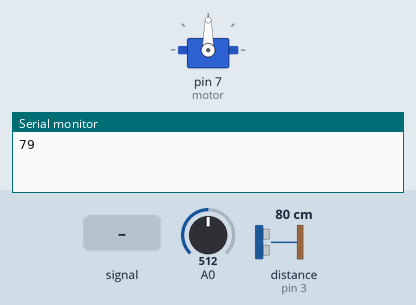
This sketch was run on a simulated Arduino Uno, built with avr-gcc and run on an emulated ATmega328P. Parts: servo, the last lines printed to the serial monitor. Wiring (inferred from the names in the program): ultrasonic range finder: trigger pin 2; echo pin 3. The inputs (shaded band) are chosen by the test bench; at power-on: A0 = 512, distance to the obstacle (sensor on pin 3) 80 cm. The echo pulse lasts 58.3 µs per cm.

Above: at 1.2 s.
1.3 s: A0 fed a 200 Hz sine of ±81 counts around its level
At 3.15 s:
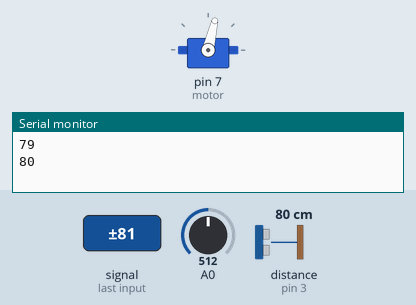
9.0 s: A0 set to 716
At 9.9 s:
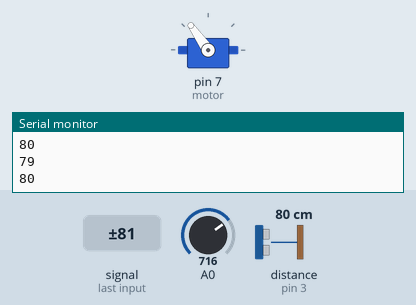
10.5 s: A0 fed a 1000 Hz sine of ±255 counts around its level
At 10.95 s:
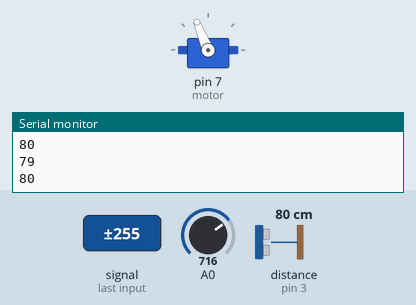
14.4 s: A0 fed a 2 Hz sine of ±306 counts around its level
20.4 s: A0 set to 1023
21.9 s: A0 set to 0
At 23.2 s:
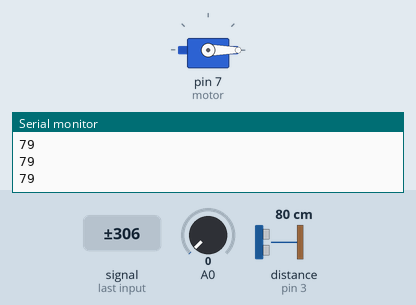
Timing chart, 0 to 24.4 s (numbered marks = the images above; inputs shaded):
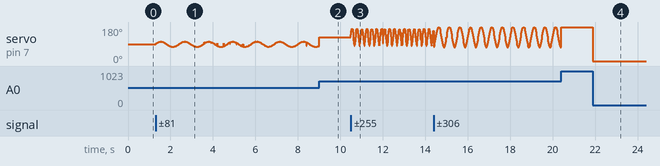

The sketch:

thesis-arduino.ino
```cpp
#include <Servo.h>

Servo motor;

int deger;
int derece;

const int trig = 2;
const int echo = 3;

int sure = 0;
int mesafe = 0;

float gecmis = 0;
float simdiki = 0;
float holder = 0;

void calculate(){
  holder = holder + 3000;
  digitalWrite(trig, HIGH);
  delayMicroseconds(1000);
  digitalWrite(trig, LOW);
  sure = pulseIn(echo,HIGH);
  mesafe = (sure/2)/29.1;
  Serial.println(mesafe);
}
void setup() {
  motor.attach(7);
  pinMode(trig, OUTPUT);
  pinMode(echo, INPUT);
  Serial.begin(9600);
}

void loop() {
  simdiki = millis();
  deger = analogRead(A0);
  derece = map(deger, 0, 1023,0, 180);
  motor.write(derece);

  if(holder == simdiki){
    calculate();
  }
}
```

Measured:
- after the input at 21.9 s, servo on pin 7 (motor): 180° → 0° at once
